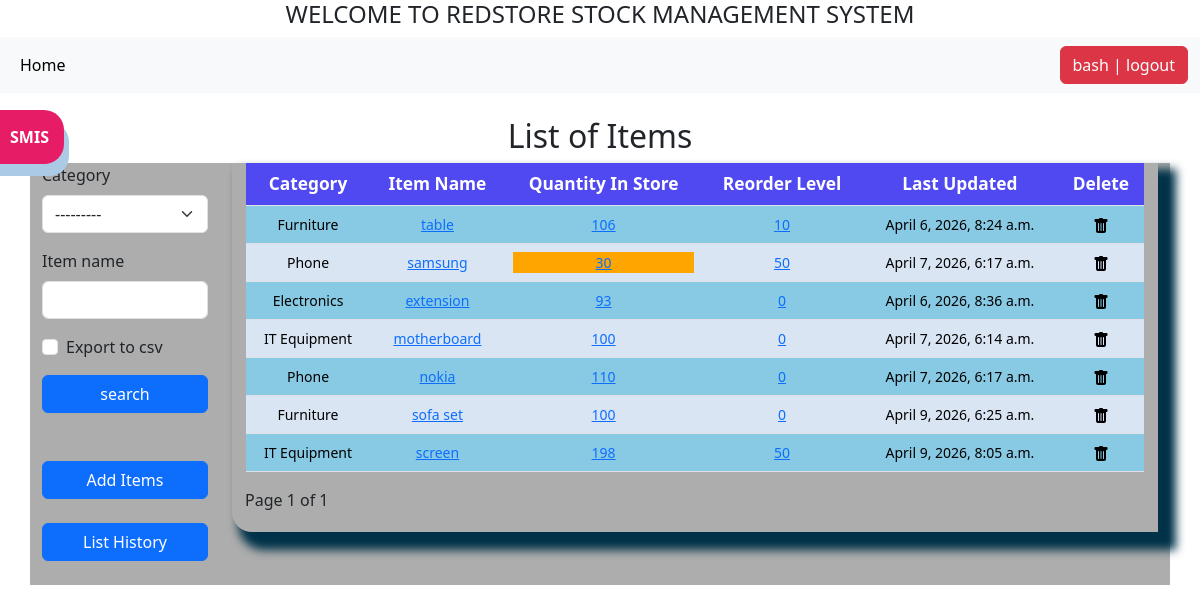
The page /list_items/ (signed in) on the database as committed earlier.
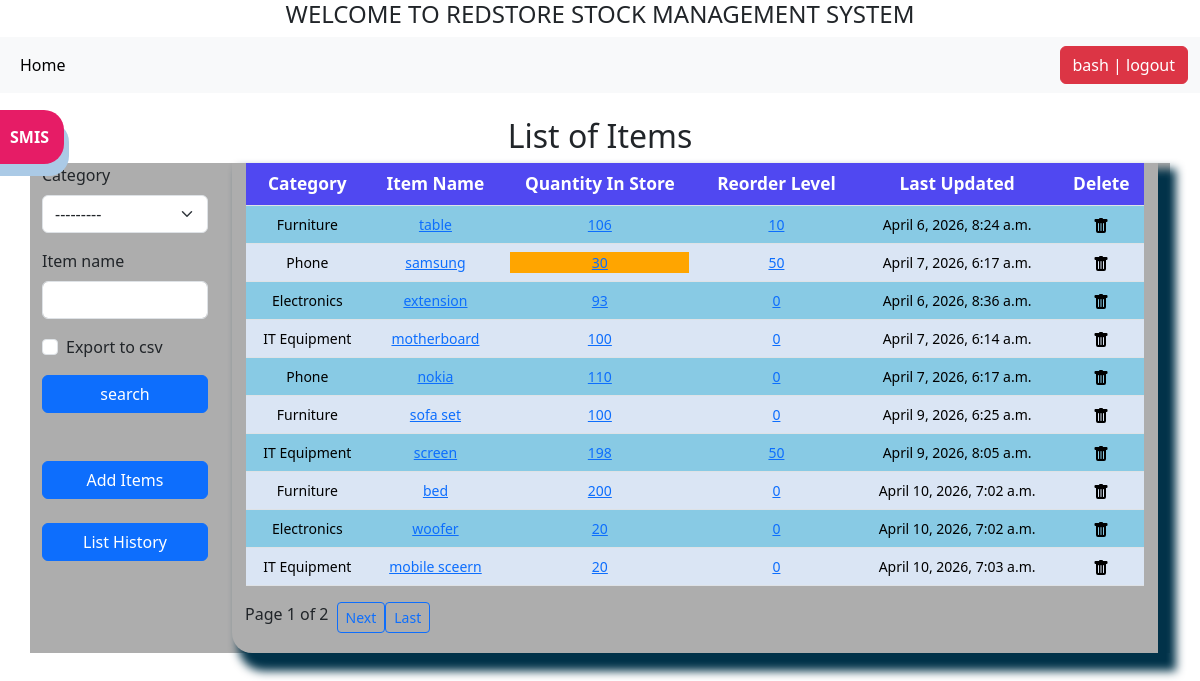
The same page on the database as committed later.
### stockapp/models.py (models this page shows, shortened)
class Stock(models.Model):
    category = models.ForeignKey(Category, on_delete=models.CASCADE)
    item_name = models.CharField(max_length=100, blank=True, null=True)
    quantity = models.IntegerField(default=0, blank=True, null=True)
    received_quantity = models.IntegerField(default=0, blank=True, null=True)
    received_by = models.CharField(max_length=100, blank=True, null=True)
    issued_quantity = models.IntegerField(default=0, blank=True, null=True)
    issued_by = models.CharField(max_length=100, blank=True, null=True)
    issue_to = models.CharField(max_length=100, blank=True, null=True)
    phone_number = models.CharField(max_length=100, blank=True, null=True)
    created_by = models.CharField(max_length=100, blank=True, null=True)
    reorder_level = models.IntegerField(default=0, blank=True, null=True)
    last_updated = models.DateTimeField(auto_now_add=False, auto_now=True)
    timestamp = models.DateTimeField(auto_now_add=True, auto_now=False)
    export_to_csv = models.BooleanField(default=False)

class Category(models.Model):
    name = models.CharField(max_length=100,blank=True,null=True)
    def __str__(self):
        return self.name

### stockapp/views.py (the view, shortened to what this page needs)
# urls.py: path('list_items/', views.list_items, name='list_items'),
@login_required
def list_items(request):
    header = 'List of Items'
    form = StockSearchForm(request.GET or None)
    queryset = Stock.objects.all()
    category = request.GET.get('category')
    item_name = request.GET.get('item_name')
    if category and item_name:
        queryset = queryset.filter(
                category = category,
                item_name__icontains=item_name
            )
    elif category:
            queryset = queryset.filter(category=category)
    elif item_name:
            queryset = queryset.filter(item_name__icontains=item_name)
    paginator = Paginator(queryset, 10)
    page_number = request.GET.get('page')
    queryset = paginator.get_page(page_number)
    context = {
        "header": header,
        "queryset": queryset,
        "form": form
    }
    return render(request, 'list_items.html', context)

### stockapp/forms.py
class StockSearchForm(forms.ModelForm):
    export_to_csv = forms.BooleanField(required=False)
    category = forms.ModelChoiceField(
        queryset=Category.objects.all(),
        required=False,
    )
    item_name = forms.CharField(required=False)
    class Meta:
        model = Stock
        fields = ['category','item_name']

### stockapp/templates/list_items.html (shortened to what this page needs)
{% extends 'navbar.html' %}
{% load crispy_forms_tags %}
{% load static %}
{% block content %}
<h2>{{header}}</h2>
<div class="row">
    <div class="col-sm-2">
<form  method="GET">
{{form|crispy}}
<input class="btn btn-primary mybutton" type="submit" value="search">
</form>
<br><br>
<a href="/add_items"><div class="btn btn-primary mybutton">Add Items</div></a><br><br>
<a href="/list_history"><div class="btn btn-primary mybutton">List History</div></a><br><br>
</div>
<div class="col-sm-10">
<div class="display_table">
<table class="table">
    <thead>
        <tr>
            <th>Category</th>
            <th>Item Name</th>
            <th>Quantity In Store</th>
             <th>Reorder Level</th>
            <th>Last Updated</th>
            <th>Delete</th>
        </tr>
    </thead>
    {% for instance in queryset %}
    <tr>
        <td>{{instance.category}}</td>
        <td><a href="{% url 'update_items' instance.id %}">{{instance.item_name}}</a></td>
        <td>
            {% if instance.quantity <= instance.reorder_level %}
            <div style="background-color:orange ;">
                <a href="{% url 'stock_detail' instance.id %}">{{ instance.quantity }}</a>
            </div>
            {% else %}
            <a href="{% url 'stock_detail' instance.id %}">{{instance.quantity}}</a>
            {% endif %}
        </td>
        <td><a href="{% url 'reorder_level' instance.id %}">{{ instance.reorder_level }}</a></td>
        <td>{{instance.last_updated}}</td>
        <td><a href="{% url 'delete_item' instance.id %}"><img  src="{% static 'img/trash-fill.svg' %}" alt=""></a></td>
    </tr>
    {% endfor %}
</table>
<div class="pagination mt-3">
    {% with request.GET.urlencode as query_string %}
<span class="mx-2">
    Page {{ queryset.number }} of {{ queryset.paginator.num_pages }}
</span>
   {% if queryset.has_next %}
        <a href="?{{ query_string }}&page={{ queryset.next_page_number }}"
           class="btn btn-sm btn-outline-primary">Next</a>
        <a href="?{{ query_string }}&page={{ queryset.paginator.num_pages }}"
           class="btn btn-sm btn-outline-primary">Last</a>
    {% endif %}
    {% endwith %}
</div>
</div>
</div>
{% endblock content%}

### stockapp/templates/navbar.html (shortened to what this page needs)
{% load static %}
<!DOCTYPE html>
<html lang="en">
<head>
     <link href="https://cdn.jsdelivr.net/npm/bootstrap@5.3.8/dist/css/bootstrap.min.css" rel="stylesheet">
      <link  href="{% static 'css/stylesheet.css' %}" rel="stylesheet">
</head>
<body>
     <h4>WELCOME TO REDSTORE STOCK MANAGEMENT SYSTEM </h4>
    <nav class="navbar navbar-expand-lg bg-body-tertiary">
  <div class="container-fluid">
    <div class="collapse navbar-collapse" id="navbarSupportedContent">
      <ul class="navbar-nav me-auto mb-2 mb-lg-0">
        <li class="nav-item">
          <a class="nav-link active" aria-current="page" href="{% url 'home' %}">Home</a>
        </li>
      </ul>
      <ul class="navbar-nav">
        {% if request.user.is_authenticated %}
        <li>
          <form action="{% url 'logout' %}" method="post" style="display:inline;">
            <button type="submit" class="btn btn-danger">{{ request.user }} | logout</button>
          </form>
        </li>
        {% else %}
        <li>
          <a href="{% url 'login' %}" class="btn btn-primary">login</a>
        </li>
        {% endif %}
      </ul>
    </div>
  </div>
</nav>
<div class="container mt-4">
        {% block content %}
        {% endblock content %}
    </div>
 <a href="#"><div id="version-display" data-bs-toggle="modal" data-bs-target="#mymodal">SMIS</div></a>
</body>
</html>

### stockapp/static/css/stylesheet.css (style rules this page uses)
body { background-image: url("../img/ulotkidruk-paper-1468883.jpg"); }
.row { background-color: rgb(173, 173, 173); }
h4 { text-align: center; }
.table { font-size: 13pt; text-align: center; width: 98%; margin: 0 auto; }
table.table > tbody > tr:nth-of-type(odd) > td { background-color: #88CAE4 !important; font-size: 14px; }
table.table > tbody > tr:nth-of-type(even) > td { background-color: #dae5f4 !important; font-size: 14px; }
table.table > thead > tr > th { background-color: #5048f1 !important; color: white !important; }
h2 { text-align: center; }
.display_table { border-bottom-left-radius: 20px; padding-left: 5px; padding-right: 5px; padding-bottom: 20px; box-shadow: 12px 12px 10px 6px #013249; }
.mybutton { width: 100%; }
#version-display { background-color: #e61c66; color: #fff; box-shadow: 5px 12px #abcae6; text-align: center; display: inline; padding: 15px; font-weight: bolder; position: fixed; top: 40px; left: -5px; z-index: 3000; border-top-right-radius: 20px; border-bottom-right-radius: 20px; margin-top: 70px; }

Rows that differ between the two databases and show on the page:
added Stock: category "Furniture", item_name "bed", quantity "200", reorder_level "0", last_updated "April 10, 2026, 7:02 a.m."
added Stock: category "Electronics", item_name "woofer", quantity "20", reorder_level "0", last_updated "April 10, 2026, 7:02 a.m."
added Stock: category "IT Equipment", item_name "mobile sceern", quantity "20", reorder_level "0", last_updated "April 10, 2026, 7:03 a.m."
Other text that changed with them:
{{ queryset.paginator.num_pages }}: "1" → "2"
text now shown: "Next Last"
